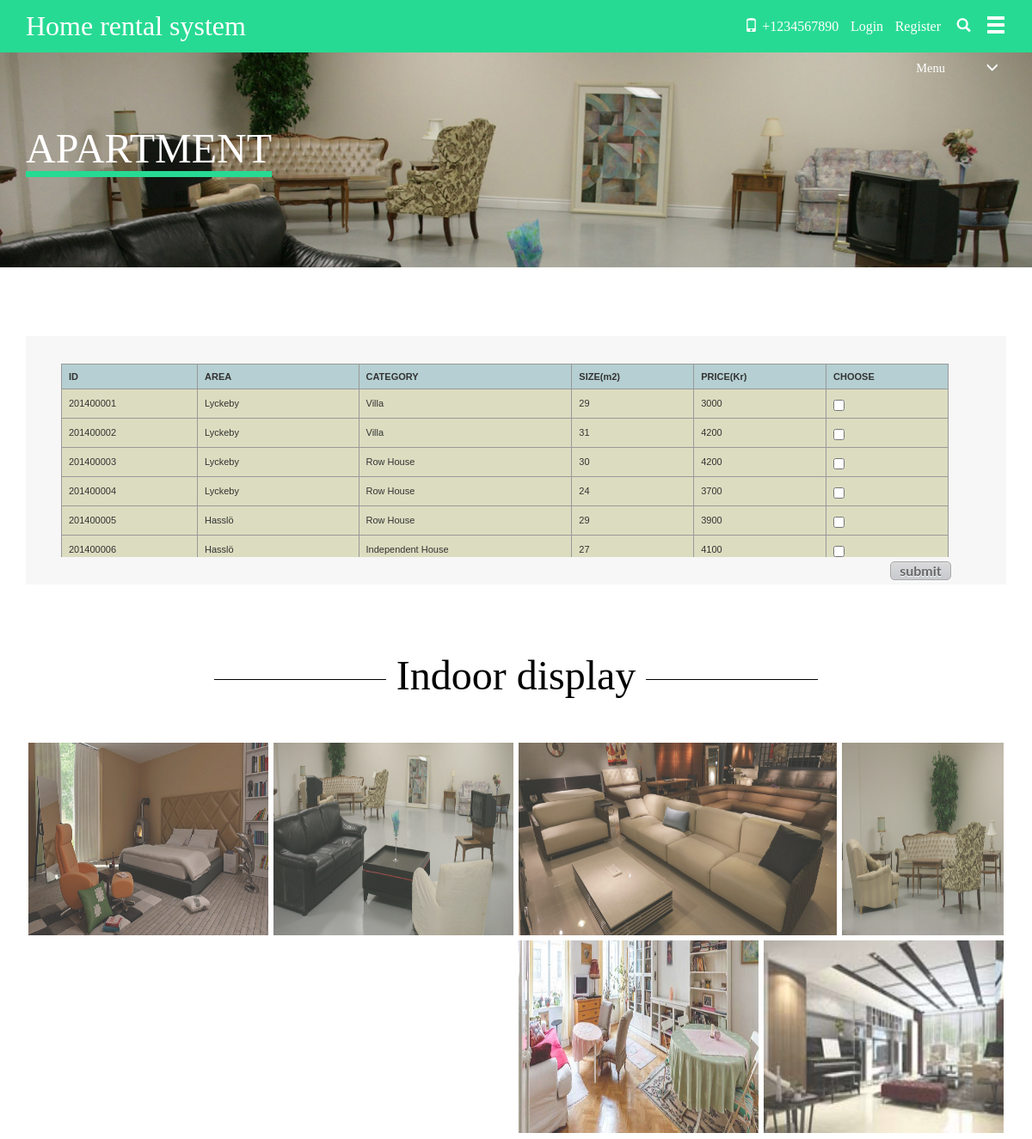
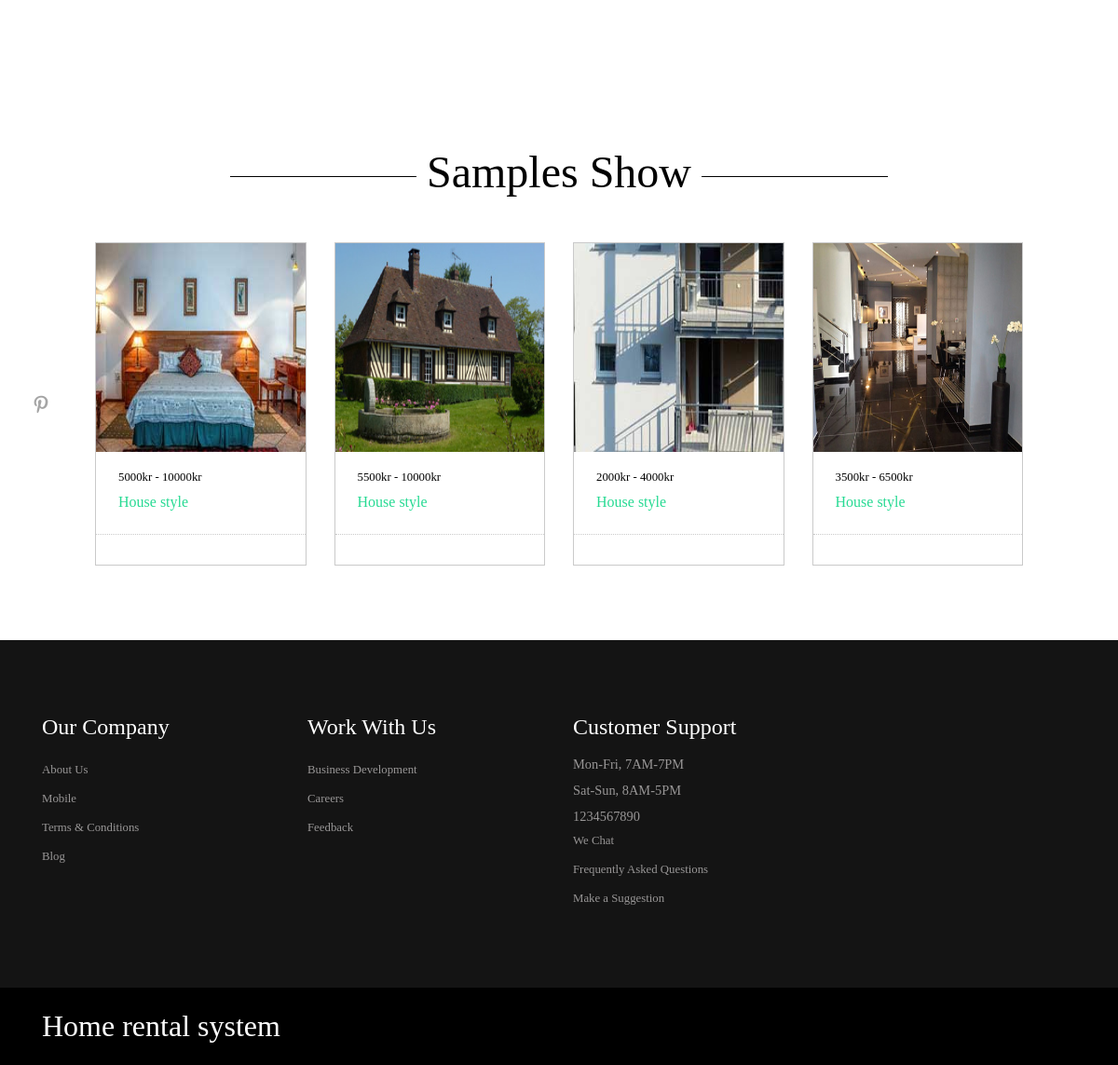
Page /apartment.php on the committed database (2 pictures, top to bottom).
### tables this page shows
CREATE TABLE `apartment` (
  `id` int(20) NOT NULL,
  `area` varchar(30) NOT NULL,
  `category` varchar(60) NOT NULL,
  `price` int(50) NOT NULL,
  `size` int(50) NOT NULL,
  `state` varchar(30) NOT NULL
);

### apartment.php (the view, shortened to what this page needs)
<html>
    <head>
        <link href="css/bootstrap.css" rel="stylesheet" type="text/css" media="all" />
        <link href="css/styles.css" rel="stylesheet">
        <link rel="stylesheet" href="css/layout.css" type="text/css" media="screen" />
        <link href="css/style.css" rel="stylesheet" type="text/css" media="all" />
    </head>
    <body>
        <div class="header">
            <div class="container">
                <div class="logo">
                    <h1><a href="index.php">Home rental system</a></h1>
                </div>
                <div class="top-nav">
                    <ul class="right-icons">
                        <li><span ><i class="glyphicon glyphicon-phone"> </i>+1234567890</span></li>
                        <?php if (isset($_SESSION['user_id'])) { ?>
                            <li><p style="color: white">Signed in as <?php echo $_SESSION['user_name']; ?></p></li>
                            <li><a href="logout.php">Log Out</a></li>
                        <?php } else { ?>
                            <li> </i><a href="login.php">Login</a></li>
                            <li><a href="register.php">Register</a></li>
                        <?php } ?>
                        <li><a class="play-icon popup-with-zoom-anim" href="#small-dialog"><i class="glyphicon glyphicon-search"> </i> </a></li>
                    </ul>
                    <div class="nav-icon">
                        <div class="hero fa-navicon fa-2x nav_slide_button" id="hero">
                            <a href="#"><i class="glyphicon glyphicon-menu-hamburger"></i> </a>
                        </div>
                    </div>
                    <div class="clearfix"> </div>
                    <link href="css/popuo-box.css" rel="stylesheet" type="text/css" media="all"/>
                </div>
                <div class="clearfix"> </div>
            </div>
        </div>
        <div class=" banner-buying">
            <div class=" container">
                <h3><span>Apartment</span> </h3>
                <div class="menu-right">
                    <ul class="menu">
                        <li class="item1"><a href="#"> Menu<i class="glyphicon glyphicon-menu-down"> </i> </a>
                        </li>
                    </ul>
                </div>
                <div class="clearfix"> </div>
            </div>
        </div>
        <div class="container">
            <div class="price">
                <div class="price-grid" style="width:1050px; height:225px; overflow:scroll;">
                    <table class = "imagetable" style='text-align:left;' border='1' cellspacing="0" width="1032px" id="dataTableDetail" align="center">
                        <tr><th>ID</th><th>AREA</th><th>CATEGORY</th><th>SIZE(m2)</th><th>PRICE(Kr)</th><th>CHOOSE</th></tr>
                        <?php
                            $sql = mysql_query("select * from apartment");
                            $datarow = mysql_num_rows($sql);
                               for($i=0;$i<$datarow;$i++){
                                   $sql_arr = mysql_fetch_assoc($sql);
                                   $id = $sql_arr['id'];
                                   $area = $sql_arr['area'];
                                   $category = $sql_arr['category'];
                                   $size = $sql_arr['size'];
                                   $price = $sql_arr['price'];
                                   $state = $sql_arr['state'];
                                   echo "<tr><td>$id</td><td>$area</td><td>$category</td><td>$size</td><td>$price</td><td>$state</td></tr>";
                               }
                        ?>
                    </table>
                </div>
                <div class="submit_link">
                    <form action="confirmation.php" method = 'post'>
                        <input type="submit" value="submit">
                    </form>
                </div>
            </div>
            <div class="top-grid">
                <h3>Indoor display</h3>
                <div class="grid-at">
                    <div class="col-md-3 grid-city">
                        <div class="grid-lo">
                            <a href="#">
                                <figure class="effect-layla">
                                    <img class=" img-responsive" src="images/2.jpg" alt="img06">
                                    <figcaption>
                                    </figcaption>
                                </figure>
                            </a>
                        </div>
                    </div>
                    <div class="col-md-3 grid-city">
                        <div class="grid-lo">
                            <a href="#">
                                <figure class="effect-layla">
                                    <img class=" img-responsive" src="images/4.jpg" alt="img06">
                                    <figcaption>
                                    </figcaption>
                                </figure>
                            </a>
                        </div>
                    </div>
                    <div class="col-md-6 grid-city grid-city1">
                        <div class="grid-me">
                            <div class="col-md-8 grid-lo1">
                                <div class=" grid-lo">
                                    <a href="#">
                                        <figure class="effect-layla">
                                            <img class=" img-responsive" src="images/5.jpg" alt="img06">
                                            <figcaption>
                                            </figcaption>
                                        </figure>
                                    </a>
                                </div>
                            </div>
                            <div class="col-md-4 grid-lo2">
                                <div class=" grid-lo">
                                    <a href="#">
                                        <figure class="effect-layla">
                                            <img class=" img-responsive" src="images/ab.jpg" alt="img06">
                                            <figcaption>
                                            </figcaption>
                                        </figure>
                                    </a>
                                </div>
                            </div>
                        </div>
                        <div class="grid-me">
                            <div class="col-md-6 grid-lo3">
                                <div class=" grid-lo">
                                    <a href="#">
                                        <figure class="effect-layla">
                                            <img class="img-responsive" src="images/at.jpg" alt="img06">
                                            <figcaption>
                                            </figcaption>
                                        </figure>
                                    </a>
                                </div>
                            </div>
                            <div class="col-md-6 grid-lo4">
                                <div class=" grid-lo">
                                    <a href="#">
                                        <figure class="effect-layla">
                                            <img class="img-responsive" src="images/bo.jpg" alt="img06">
                                            <figcaption>
                                            </figcaption>
                                        </figure>
                                    </a>
                                </div>
                            </div>
                            <div class="clearfix"> </div>
                        </div>
                    </div>
                    <div class="clearfix"> </div>
                </div>
            </div>
        </div>
        <div class="container">
            <div class="future">
                <h3 >Samples Show</h3>
                <div class="content-bottom-in">
                    <ul id="flexiselDemo1">
                        <li><div class="project-fur">
                                <a href="#" ><img class="img-responsive" src="images/de10.jpg" alt="" /></a>
                                <div class="fur">
                                    <div class="fur1">
                                        <span class="fur-money">5000kr - 10000kr </span>
                                        <h6 class="fur-name"><a href="#">House style</a></h6>
                                        <span></span>
                                    </div>
                                    <div class="fur2">
                                    </div>
                                </div>
                            </div></li>
                        <li><div class="project-fur">
                                <a href="#" ><img class="img-responsive" src="images/de3.jpg" alt="" />	</a>
                                <div class="fur">
                                    <div class="fur1">
                                        <span class="fur-money">5500kr - 10000kr </span>
                                        <h6 class="fur-name"><a href="#">House style</a></h6>
                                        <span></span>
                                    </div>
                                    <div class="fur2">
                                    </div>
                                </div>
                            </div></li>
                        <li><div class="project-fur">
                                <a href="#" ><img class="img-responsive" src="images/de6.jpg" alt="" />	</a>
                                <div class="fur">
                                    <div class="fur1">
                                        <span class="fur-money">2000kr - 4000kr </span>
                                        <h6 class="fur-name"><a href="#">House style</a></h6>
                                        <span></span>
                                    </div>
                                    <div class="fur2">
                                    </div>
                                </div>
                            </div></li>
                        <li><div class="project-fur">
                                <a href="#" ><img class="img-responsive" src="images/pc3.jpg" alt="" />	</a>
                                <div class="fur">
                                    <div class="fur1">
                                        <span class="fur-money">3500kr - 6500kr </span>
                                        <h6 class="fur-name"><a href="#">House style</a></h6>
                                        <span></span>
                                    </div>
                                    <div class="fur2">
                                    </div>
                                </div>
                            </div></li>
                    </ul>
                </div>
            </div>
        </div>
        <div class="footer">
            <div class="container">
                <div class="footer-top-at">
                    <div class="col-md-3 amet-sed">
                        <h4>Our Company</h4>
                        <ul class="nav-bottom">
                            <li><a href="#">About Us</a></li>
                            <li><a href="#">Mobile</a></li>
                            <li><a href="#">Terms & Conditions</a></li>
                            <li><a href="#">Blog</a></li>
                        </ul>
                    </div>
                    <div class="col-md-3 amet-sed ">
                        <h4>Work With Us</h4>
                        <ul class="nav-bottom">
                            <li><a href="#">Business Development</a></li>
                            <li><a href="#">Careers</a></li>
                            <li><a href="#">Feedback</a></li>
                        </ul>
                    </div>
                    <div class="col-md-3 amet-sed">
                        <h4>Customer Support</h4>
                        <p>Mon-Fri, 7AM-7PM </p>
                        <p>Sat-Sun, 8AM-5PM </p>
                        <p>1234567890</p>
                        <ul class="nav-bottom">
                            <li><a href="#">We Chat</a></li>
                            <li><a href="#">Frequently Asked Questions</a></li>
                            <li><a href="#">Make a Suggestion</a></li>
                        </ul>
                    </div>
                    <div class="clearfix"> </div>
                </div>
            </div>
            <div class="footer-bottom">
                <div class="container">
                    <div class="col-md-4 footer-logo">
                        <h2><a href="index.php">Home rental system</a></h2>
                    </div>
                    <div class="col-md-8 footer-class">
                    </div>
                    <div class="clearfix"> </div>
                </div>
            </div>
        </div>
    </body>
</html>

### css/styles.css (style rules this page uses)
article, aside, details, figcaption, figure, footer, header, hgroup, nav, section, summary { display: block; }
html { font-size: 100%; -webkit-text-size-adjust: 100%; -ms-text-size-adjust: 100%; }
html, button, input, select, textarea { font-family: 'Lato', sans-serif; }
p, pre { margin: 1em 0; }
dl, menu, ol, ul { margin: 1em 0; }
menu, ol, ul { padding: 0 0 0 40px; }
img { border: 0; -ms-interpolation-mode: bicubic; }
figure { margin: 0; }
form { margin: 0; }
button, input, select, textarea { font-size: 100%; margin: 0; vertical-align: baseline; *vertical-align: middle; }
button, input { line-height: normal; }
button, html input[type="button"], input[type="reset"], input[type="submit"] { -webkit-appearance: button; cursor: pointer; *overflow: visible; }
input[type="checkbox"], input[type="radio"] { box-sizing: border-box; padding: 0; *height: 13px; *width: 13px; }
table { border-collapse: collapse; border-spacing: 0; }
.clearfix:after { visibility: hidden; display: block; font-size: 0; content: " "; clear: both; height: 0; }
.hero { padding: 0em 0; height: auto; }

### css/layout.css (style rules this page uses)
html, div, map, dt, isindex, form, header, aside, section, section, article, footer { display: block; }
html, body { height: 100%; margin: 0; padding: 0; font-family: "Helvetica Neue", Helvetica, Arial, Verdana, sans-serif; background: #F8F8F8; font-size: 12px; }
a:link, a:visited { color: #77BACE; text-decoration: none; }
input[type=submit] { background: #D0D1D4 url(../images/btn_submit.png) repeat-x; border: 1px solid #A8A9A8; -webkit-box-shadow: 0 1px 0 #fff; -moz-box-shadow: 0 1px 0 #fff; box-shadow: 0 1px 0 #fff; font-weight: bold; height: 22px; -webkit-border-radius: 5px; -moz-border-radius: 5px; border-radius: 5px; padding: 0 10px; color: #666; text-shadow: 0 1px 0 #fff; cursor: pointer; }
.submit_link { float: right; margin-right: 3%; padding: 5px 0; }

### apartment.php (style rules this page uses)
table.imagetable { font-family: verdana,arial,sans-serif; font-size:11px; color:#333333; border-width: 1px; border-color: #999999; border-collapse: collapse; }
table.imagetable th { background:#b5cfd2 url('cell-blue。jpg'); border-width: 1px; padding: 8px; border-style: solid; border-color: #999999; }
table.imagetable td { background:#dcddc0 url('cell-grey。jpg'); border-width: 1px; padding: 8px; border-style: solid; border-color: #999999; }

### rows in the picture
apartment: id "201400001", area "Lyckeby", category "Villa", size "29", price "3000"
apartment: id "201400002", area "Lyckeby", category "Villa", size "31", price "4200"
apartment: id "201400003", area "Lyckeby", category "Row House", size "30", price "4200"
apartment: id "201400004", area "Lyckeby", category "Row House", size "24", price "3700"
apartment: id "201400005", area "Hasslö", category "Row House", size "29", price "3900"
apartment: id "201400006", area "Hasslö", category "Independent House", size "27", price "4100"
